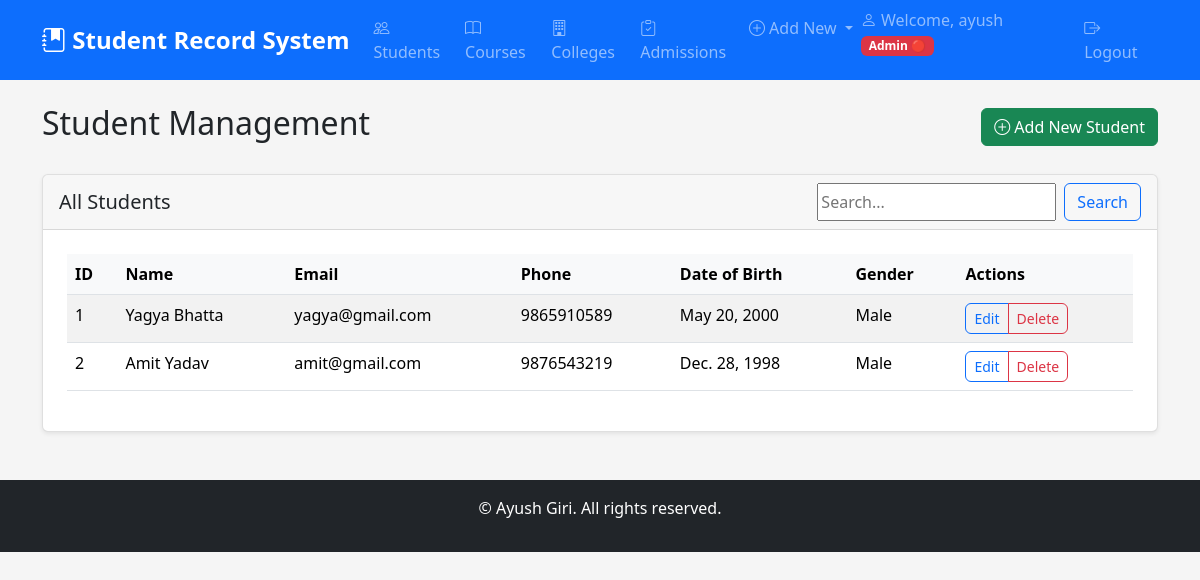
The app's page /students/ (signed in) with its own data.
### core/models.py (models this page shows, shortened)
class Student(models.Model):
    GENDER_CHOICES = (
        ('M', 'Male'),
        ('F', 'Female'),
        ('O', 'Other'),
    )
    user = models.OneToOneField(User, on_delete=models.CASCADE, null=True, blank=True)
    student_id = models.CharField(max_length=20, unique=True)
    first_name = models.CharField(max_length=100)
    last_name = models.CharField(max_length=100)
    date_of_birth = models.DateField()
    gender = models.CharField(max_length=1, choices=GENDER_CHOICES)
    email = models.EmailField(unique=True)
    phone = models.CharField(max_length=15)
    address = models.TextField()
    photo = models.ImageField(upload_to='student_photos/', null=True, blank=True)
    created_at = models.DateTimeField(auto_now_add=True)
    updated_at = models.DateTimeField(auto_now=True)
    @property
    def full_name(self):
        return f"{self.first_name} {self.last_name}"

### core/decorators.py (the view)
        def wrapper(request, *args, **kwargs):
            login_url = reverse('user_login')
            register_url = reverse('register')
            if request.path in [login_url, register_url]:
                return view_func(request, *args, **kwargs)
            if not request.user.is_authenticated:
                messages.error(request, 'You must log in first!')
                return redirect('user_login')
            if hasattr(request.user, 'userprofile'):
                role = request.user.userprofile.role
                role_hierarchy = {'viewer': 1, 'editor': 2, 'admin': 3}
                if role_hierarchy.get(role, 0) >= role_hierarchy.get(required_role, 0):
                    return view_func(request, *args, **kwargs)
            messages.error(request, 'You do not have permission to access this page!')
            return redirect('home')

### core/forms.py
class SearchForm(forms.Form):
    query = forms.CharField(
        required=False,
        widget=forms.TextInput(attrs={'placeholder': 'Search...'})
    )

### core/views.py (called while the page is built, shortened)
@viewer_required
def student_list(request):
    form = SearchForm(request.GET or None)
    students = Student.objects.all()
    query = request.GET.get('query')
    context = {'students': students, 'form': form, 'search_query': query}
    return render(request, 'core/student_list.html', context)

### core/templates/core/student_list.html (shortened to what this page needs)
{% extends 'core/base.html' %}
{% block content %}
<div class="d-flex justify-content-between align-items-center mb-4">
    <h2>Student Management</h2>
    <a href="{% url 'add_student' %}" class="btn btn-success">
        <i class="bi bi-plus-circle"></i> Add New Student
    </a>
</div>
<div class="card">
    <div class="card-header d-flex justify-content-between align-items-center">
        <h5 class="mb-0">All Students</h5>
        <form method="get" class="d-flex">
            {{ form.query }}
            <button type="submit" class="btn btn-outline-primary ms-2">Search</button>
        </form>
    </div>
    <div class="card-body">
        <div class="table-responsive">
            <table class="table table-striped table-hover">
                <thead>
                    <tr>
                        <th>ID</th>
                        <th>Name</th>
                        <th>Email</th>
                        <th>Phone</th>
                        <th>Date of Birth</th>
                        <th>Gender</th>
                        <th>Actions</th>
                    </tr>
                </thead>
                <tbody>
                    {% for student in students %}
                    <tr>
                        <td>{{ student.student_id }}</td>
                        <td>{{ student.full_name }}</td>
                        <td>{{ student.email }}</td>
                        <td>{{ student.phone }}</td>
                        <td>{{ student.date_of_birth }}</td>
                        <td>{{ student.get_gender_display }}</td>
                        <td>
                            <div class="btn-group" role="group">
                                <a href="{% url 'edit_student' student.pk %}" class="btn btn-sm btn-outline-primary">Edit</a>
                                <a href="{% url 'delete_student' student.pk %}" class="btn btn-sm btn-outline-danger">Delete</a>
                            </div>
                        </td>
                    </tr>
                    {% empty %}
                    <tr>
                        <td colspan="7" class="text-center">No students found.</td>
                    </tr>
                    {% endfor %}
                </tbody>
            </table>
        </div>
    </div>
</div>
{% endblock %}

### core/templates/core/base.html (shortened to what this page needs)
<!DOCTYPE html>
<html lang="en">
<head>
    {% load static %}
    <link href="{% static 'core/css/bootstrap.min.css' %}" rel="stylesheet">
    <link href="{% static 'core/css/style.css' %}" rel="stylesheet">
    <link rel="stylesheet" href="https://cdn.jsdelivr.net/npm/bootstrap-icons@1.11.1/font/bootstrap-icons.css">
</head>
<body>
    <nav class="navbar navbar-expand-lg navbar-dark bg-primary">
        <div class="container">
            <a class="navbar-brand" href="{% url 'home' %}">
                <i class="bi bi-journal-bookmark-fill"></i> Student Record System
            </a>
            <div class="collapse navbar-collapse" id="navbarNav">
                <ul class="navbar-nav me-auto">
                    {% if user.is_authenticated %}
                    <li class="nav-item">
                        <a class="nav-link" href="{% url 'student_list' %}"><i class="bi bi-people"></i> Students</a>
                    </li>
                    <li class="nav-item">
                        <a class="nav-link" href="{% url 'course_list' %}"><i class="bi bi-book"></i> Courses</a>
                    </li>
                    <li class="nav-item">
                        <a class="nav-link" href="{% url 'college_list' %}"><i class="bi bi-building"></i> Colleges</a>
                    </li>
                    <li class="nav-item">
                        <a class="nav-link" href="{% url 'admission_list' %}"><i class="bi bi-clipboard-check"></i> Admissions</a>
                    </li>
                    {% if user.userprofile.role != 'viewer' %}
                    <li class="nav-item dropdown">
                        <a class="nav-link dropdown-toggle" href="#" role="button" data-bs-toggle="dropdown">
                            <i class="bi bi-plus-circle"></i> Add New
                        </a>
                    </li>
                    {% endif %}
                    {% endif %}
                </ul>
                <ul class="navbar-nav">
                    {% if user.is_authenticated %}
                    <li class="nav-item">
                        <span class="navbar-text me-3">
                            <i class="bi bi-person"></i> Welcome, {{ user.username }}
                            {% if user.userprofile.role == 'admin' %}
                                <span class="badge bg-danger">Admin 🔴</span>
                            {% elif user.userprofile.role == 'editor' %}
                                <span class="badge bg-warning text-dark">Editor 🟡</span>
                            {% elif user.userprofile.role == 'viewer' %}
                                <span class="badge bg-primary">Viewer 🔵</span>
                            {% endif %}
                        </span>
                    </li>
                    <li class="nav-item">
                        <a class="nav-link" href="{% url 'user_logout' %}"><i class="bi bi-box-arrow-right"></i> Logout</a>
                    </li>
                    {% endif %}
                </ul>
            </div>
        </div>
    </nav>
    <div class="container mt-4">
        {% block content %}{% endblock %}
    </div>
    <footer class="bg-dark text-white text-center py-3 mt-5">
        <div class="container">
            <p>&copy; Ayush Giri. All rights reserved.</p>
        </div>
    </footer>
</body>
</html>

### core/static/core/css/style.css (style rules this page uses)
:root { --primary-color: #0d6efd; --secondary-color: #6c757d; --success-color: #198754; --danger-color: #dc3545; --warning-color: #ffc107; --info-color: #0dcaf0; --light-color: #f8f9fa; --dark-color: #212529; }
body { font-family: 'Segoe UI', Tahoma, Geneva, Verdana, sans-serif; background-color: #f5f5f5; }
.navbar-brand { font-weight: bold; font-size: 1.5rem; }
.card { box-shadow: 0 0.125rem 0.25rem rgba(0, 0, 0, 0.075); border: 1px solid rgba(0, 0, 0, 0.125); margin-bottom: 1.5rem; }
.card-header { background-color: rgba(0, 0, 0, 0.03); border-bottom: 1px solid rgba(0, 0, 0, 0.125); }
.table th { border-top: none; font-weight: 600; background-color: #f8f9fa; }
.btn { border-radius: 0.375rem; font-weight: 500; }
.btn-sm { padding: 0.25rem 0.5rem; font-size: 0.875rem; }
.badge { font-size: 0.75em; }
.card .card-body { padding: 1.5rem; }
footer { margin-top: auto; }
.badge.bg-danger { background-color: var(--danger-color) !important; }

### records on screen
Student: student_id "1", full_name "Yagya Bhatta", email "yagya@gmail.com", phone "9865910589", date_of_birth "May 20, 2000", gender "Male"
Student: student_id "2", full_name "Amit Yadav", email "amit@gmail.com", phone "9876543219", date_of_birth "Dec. 28, 1998", gender "Male"

### other values on screen
{{ user.username }} "ayush"
